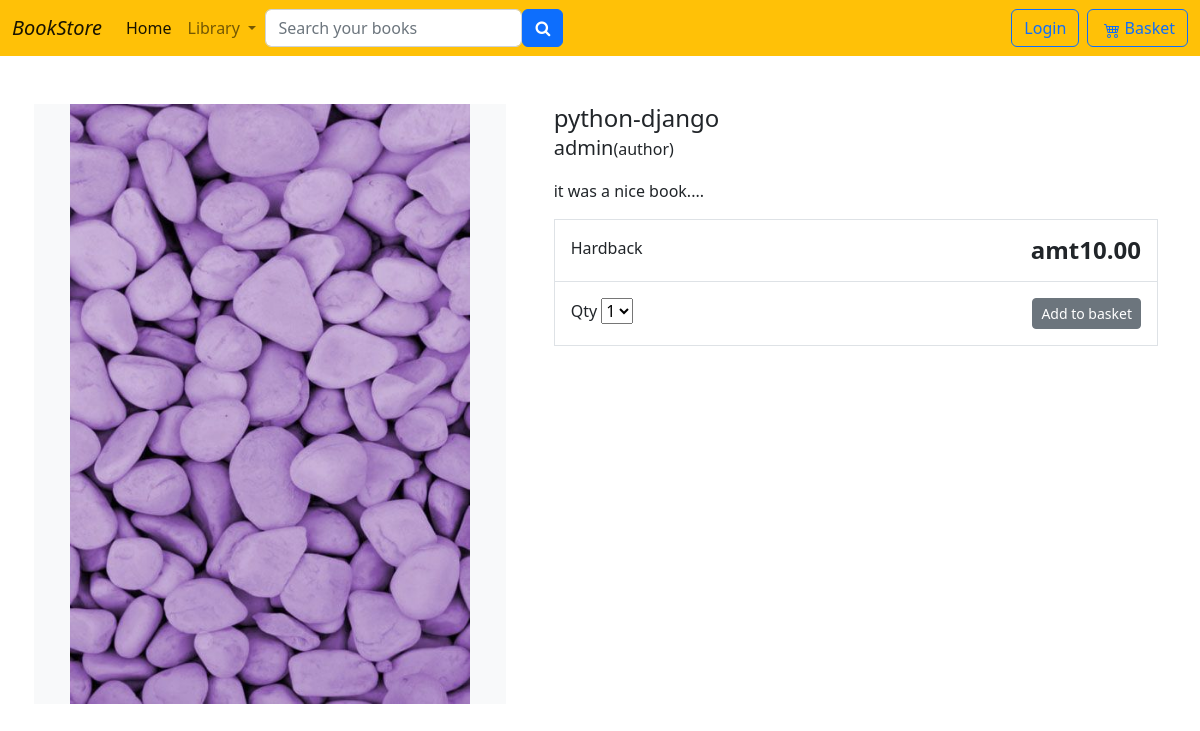
Page /python-django/ on the committed database.
### store/models.py (models this page shows, shortened)
class Product(models.Model):
    category_name = models.ForeignKey(Category, related_name='product', on_delete=models.CASCADE)
    created_by = models.ForeignKey(User,on_delete=models.CASCADE,related_name='product_creator')
    title=models.CharField(max_length=255)
    author=models. CharField(max_length=255,default='admin')
    description=models.TextField(blank=True)
    image=models.ImageField(upload_to='static/images/', default='static/images/default.jpg')
    slug=models.SlugField(max_length=255)
    price=models.DecimalField(max_digits=4,decimal_places=2)
    in_stock = models.BooleanField(default=True)
    is_active=models.BooleanField(default=True)
    created=models.DateTimeField(auto_now_add=True)
    updated=models.DateTimeField(auto_now=True)
    class Meta:
        verbose_name_plural = 'products'
        ordering=('-created',)

### store/views.py (the view)
# urls.py: path('<slug:slug>/', views.product_detail, name="product_detail"),
def product_detail(request,slug):
    product = get_object_or_404(Product, slug=slug, in_stock=True)
    return render(request,'store/products/single.html',{'product':product})

### basket/basket.py (called while the page is built)
    def __len__(self):
        return sum(item['qty'] for item in self.basket.values())

### basket/context_processors.py (called while the page is built)
def basket(request):
    return {'basket':Basket(request)}

### store/context_processors.py (called while the page is built)
def cateogory(request):
    return({
        'categories' : Category.objects.all()}
    )

### store/models.py (called while the page is built)
    def get_absolute_url(self):
        return reverse('store:category_list',args=[self.slug])

### templates/store/products/single.html (shortened to what this page needs)
 {% extends '../base.html' %}
 {% block content %}
 <div class="container">
    <main class="pt-5">
        <div class="row g-3">
            <div class="col-md-5 col-lg-5 order-md-first bg-light">
                <img class="img-fluid mx-auto d-block" width="400px" alt="Responsive image" src="{{ product.image.url}}">
            </div>
            <div class="col-md-7 col-lg-7 ps-md-3 ps-lg-5">
                <h1 class="mb-0 h4"> {{product.title}}</h1>
                <p><span class="lead">{{product.author}}</span>(author)</p>
                <p>{{product.description|slice:":355"}}....</p>
                <div class="border">
                    <div class="col border-bottom">
                        <div class="row p-3">
                            <div class="col-6">Hardback</div>
                            <div class="col-6 text-end"><span class="h4 fw-bold">amt{{ product.price}}</span></div>
                        </div>
                    </div>
                    <div class="col">
                        <div class="row p-3">
                            <div class="col-6">
                                <label for="select">Qty</label>
                                <select  id="select">
                                    <option value="1">1</option>
                                </select>
                            </div>
                            <div class="col-6 text-end"><button  id="add-button" value="{{ product.id}}" type="button" class="btn btn-secondary btn-sm">
                                Add to basket</button></div>
                        </div>
                    </div>
                </div>
            </div>
        </div>
    </main>
 </div>
 {% endblock %}

### rows in the picture
Product: image (picture), title "python-django", author "admin", description "it was a nice book", price "10.00"
